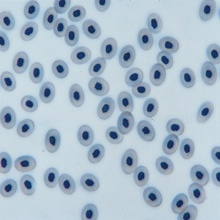
%> input picture Digital Image Processing/HW_6/bloodcel_95.jpg, 220 x 220 px, shrunk from 1000 x 1000 before the run
$ octave HW6_Q2_c.m   (GNU Octave 9; MATLAB toolbox functions it lacks are replaced by stand-ins)
%> lines starting %> are read from the running program, lines starting %| are printed output that depends on the picture
clc;
clear;
close all;


f = imread('bloodcel_95.jpg');
%> f is the input picture: size 220x220x3 uint8; mean R, G, B 169.1, 187.8, 203.1
f = rgb2gray(f);
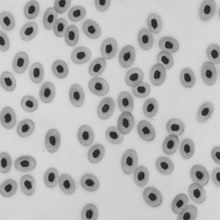
%> f: size 220x220 uint8; min 32, max 219, mean 184
f = im2double(f);
%> f: size 220x220 double
[M,N] = size(f);
%> M = 220; N = 220
f = f + .01.*randn(M,N);

figure,imshow(f), title('Original Image')

%%%%%% SUSSAN
%> (the run ends here)
